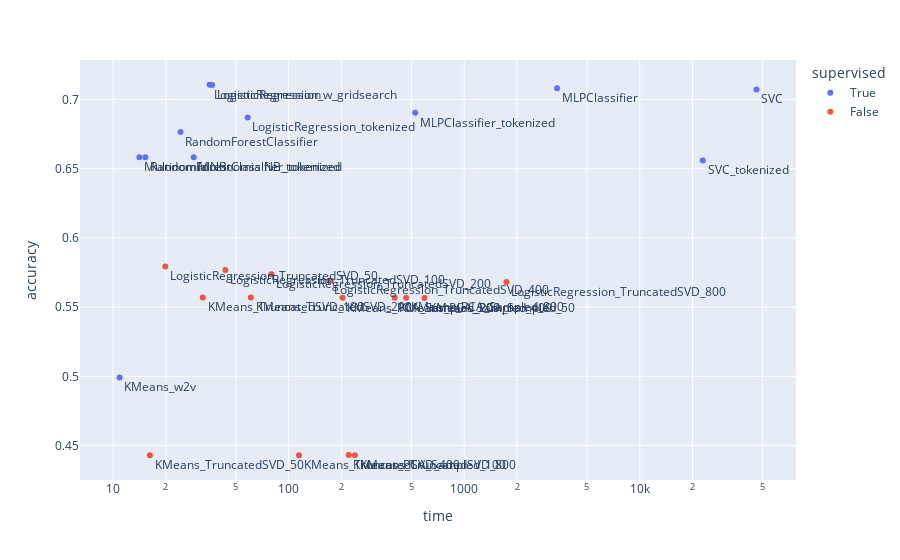

Notebook code cell kept with this figure:
### Code cell
fig = px.scatter(
    eval_df,
    x="time",
    y="accuracy",
    log_x=True,
    color="supervised",
    text='index'
)

fig.update_traces(textposition="bottom right")
fig.show()

### Figure 1 — Plotly figure (JSON) as saved in the notebook; plotly's stock layout.template omitted (floating-point values rounded to 4 significant figures)
{"data": [{"hovertemplate": "supervised=True<br>time=%{x}<br>accuracy=%{y}<br>index=%{text}<extra></extra>", "legendgroup": "True", "marker": {"color": "#636efa", "symbol": "circle"}, "mode": "markers+text", "name": "True", "showlegend": true, "text": ["LogisticRegression_tokenized", "MultinomialNB_tokenized", "MLPClassifier_tokenized", "LogisticRegression", "LogisticRegression_w_gridsearch", "MultinomialNB", "MLPClassifier", "KMeans_w2v", "RandomForestClassifier", "RandomForestClassifier_tokenized", "SVC", "SVC_tokenized"], "textposition": "bottom right", "type": "scatter", "x": [58.42, 28.78, 525.9, 36.65, 35.42, 14.11, 3381.0, 10.88, 24.2, 15.26, 46210.0, 22850.0], "xaxis": "x", "y": [0.6869, 0.6582, 0.6903, 0.7105, 0.7106, 0.6583, 0.7081, 0.4991, 0.6765, 0.6583, 0.7072, 0.6559], "yaxis": "y"}, {"hovertemplate": "supervised=False<br>time=%{x}<br>accuracy=%{y}<br>index=%{text}<extra></extra>", "legendgroup": "False", "marker": {"color": "#EF553B", "symbol": "circle"}, "mode": "markers+text", "name": "False", "showlegend": true, "text": ["KMeans_TruncatedSVD_50", "KMeans_TruncatedSVD_100", "KMeans_TruncatedSVD_200", "KMeans_TruncatedSVD_400", "KMeans_TruncatedSVD_800", "KMeans_PCA_Sampled_50", "KMeans_PCA_Sampled_100", "KMeans_PCA_Sampled_200", "KMeans_PCA_Sampled_400", "KMeans_PCA_Sampled_800", "LogisticRegression_TruncatedSVD_50", "LogisticRegression_TruncatedSVD_100", "LogisticRegression_TruncatedSVD_200", "LogisticRegression_TruncatedSVD_400", "LogisticRegression_TruncatedSVD_800"], "textposition": "bottom right", "type": "scatter", "x": [16.21, 32.42, 60.87, 114.5, 238.3, 593.7, 219.8, 202.6, 401.6, 466.6, 19.84, 43.6, 79.82, 171.3, 1740.0], "xaxis": "x", "y": [0.443, 0.557, 0.5569, 0.443, 0.443, 0.5566, 0.4431, 0.5567, 0.5567, 0.5568, 0.5793, 0.5767, 0.5736, 0.5692, 0.568], "yaxis": "y"}], "layout": {"legend": {"title": {"text": "supervised"}, "tracegroupgap": 0}, "margin": {"t": 60}, "xaxis": {"anchor": "y", "domain": [0, 1], "title": {"text": "time"}, "type": "log"}, "yaxis": {"anchor": "x", "domain": [0, 1], "title": {"text": "accuracy"}}}}
